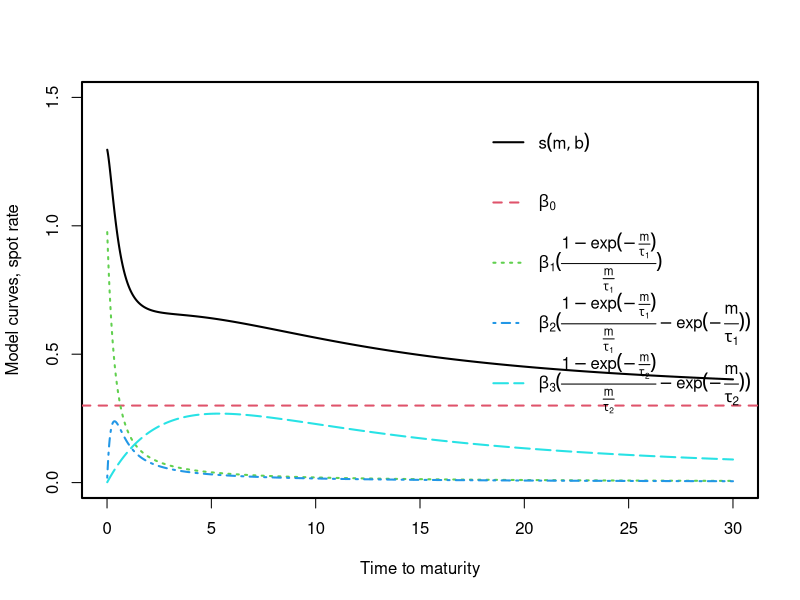

The R script that drew this image:
m <- seq(0,30,0.01)     # time to maturity

beta_1 <- 1      # parameters
tau_1 <- 0.2
beta_2 <- 0.8
beta_0 <- 0.3
beta_3 <- 0.9
tau_2 <- 3

par(lwd=2)

# spot rates
plot(m,beta_0+ beta_1*((1-exp(-m/tau_1))/(m/tau_1))+ beta_2*(((1-exp(-m/tau_1))/(m/tau_1))-exp(-m/tau_1))+beta_3*(((1-exp(-m/tau_2))/(m/tau_2))-exp(-m/tau_2)),
     col=1,type="l",lty=1,ylim=c(0,1.5),
     xlab="Time to maturity",
     ylab="Model curves, spot rate")

# beta_0
abline(h=beta_0,lty=2,col=2)

# beta_1
lines(m, beta_1*((1-exp(-m/tau_1))/(m/tau_1)),type="l",col=3,lty=3)

# beta_2
lines(m, beta_2*(((1-exp(-m/tau_1))/(m/tau_1))-exp(-m/tau_1)),lty=4,col=4)

# beta_3
lines(m, beta_3*(((1-exp(-m/tau_2))/(m/tau_2))-exp(-m/tau_2)),lty=5,col=5)


legend("topright",legend=c(expression(s(m,b)),
       expression(beta[0]),
       expression(beta[1]*(frac(1-exp(-frac(m,tau[1])),frac(m,tau[1])))),
       expression(beta[2]*(frac(1-exp(-frac(m,tau[1])),frac(m,tau[1]))-exp(-frac(m,tau[1])))),
       expression(beta[3]*(frac(1-exp(-frac(m,tau[2])),frac(m,tau[2]))-exp(-frac(m,tau[2]))))
       ),
       lty=c(1,2,3,4,5), col=c(1,2,3,4,5),bty="n"
       )
